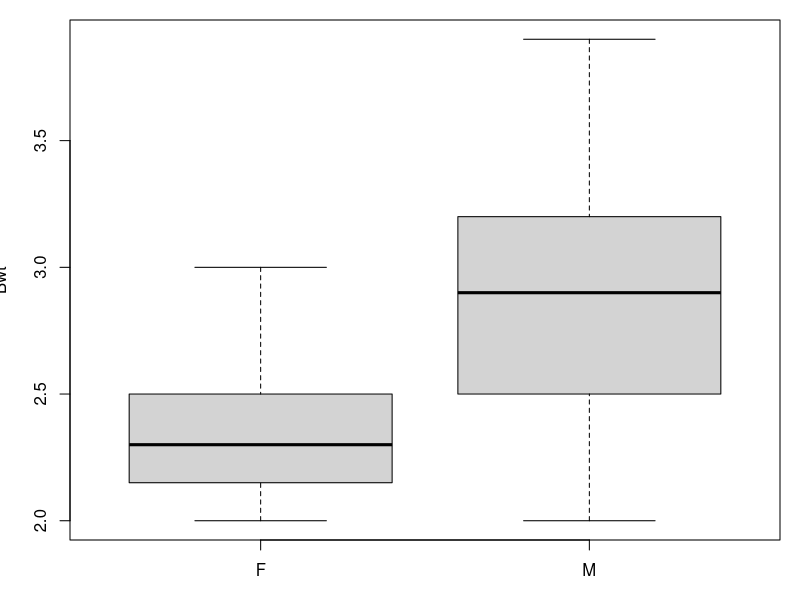
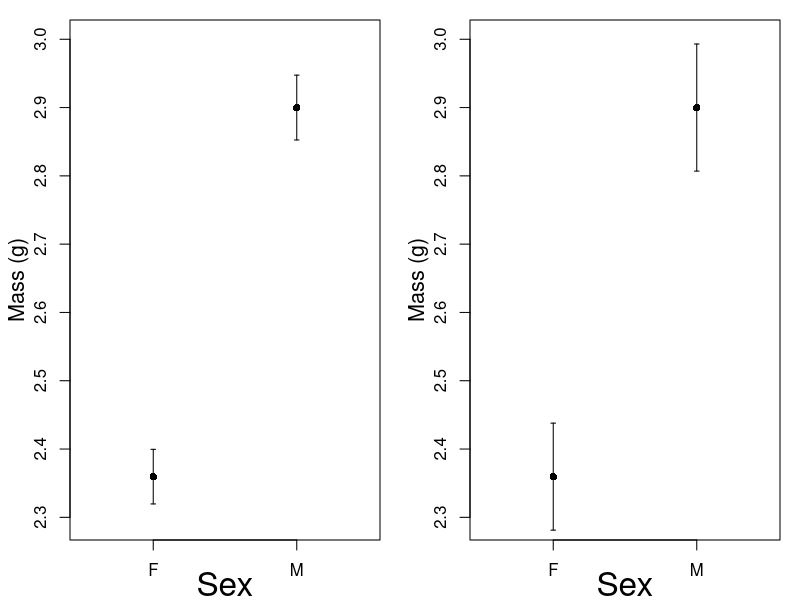
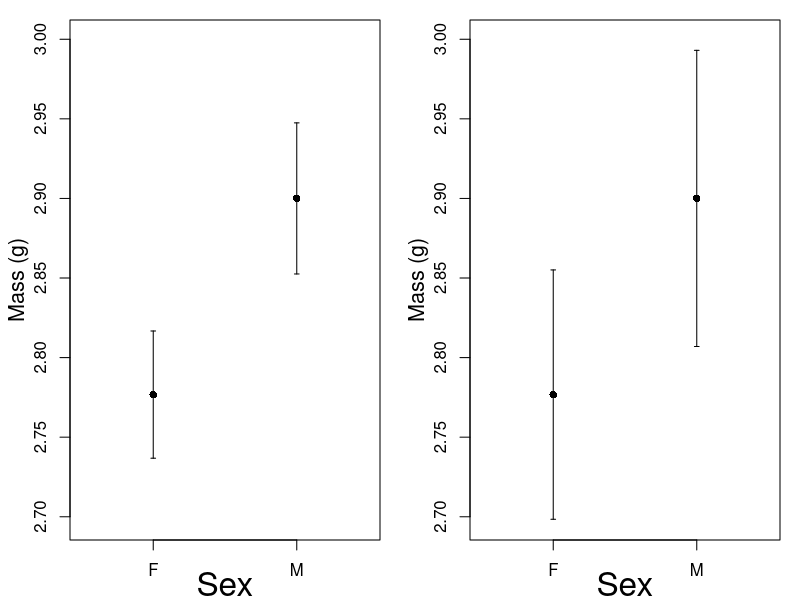

Recreate these plots in R, in order.
## ---- chunk 1
library(MASS)
data(cats)
## ---- chunk 2
dim(cats)
summary(cats)
## ---- chunk 3
library(doBy)

#get the mean and SD
cat.df1 <- doBy::summaryBy(Bwt ~ Sex, data = cats, FUN = c(mean,sd))

#get the sample size using length()
cat.df2 <- doBy::summaryBy(Bwt ~ Sex, data = cats, FUN = c(length))

#make a combined dataframe
cat.df3 <- merge(cat.df1,cat.df2)

#calculate the standard error SE by hand

cat.df3$SE <- cat.df3$Bwt.sd/sqrt(cat.df3$Bwt.length)

## ---- chunk 4

cat.df3

## ---- chunk 5
par(mfrow = c(1,1),mar = c(3,3.5,1,1))

boxplot(Bwt ~ Sex, data = cats)
## ---- chunk 6
library(Hmisc)
par(mfrow = c(1,2),mar = c(3,3.5,1,1))

y.lim <- c(2.295,3)
Hmisc::errbar(1:2,
       y = cat.df3$Bwt.mean,
       yplus =cat.df3$Bwt.mean + cat.df3$SE,
       yminus = cat.df3$Bwt.mean-cat.df3$SE,
       xlab = "",
       ylab = "",
       xlim=c(0.5,2.5),
       ylim = y.lim,
       xaxt="n",cex =1)
axis(side=1,at=1:2,labels=cat.df3$Sex)
mtext("Sex", side = 1, line = 2, cex = 2)
mtext("Mass (g)", side = 2, line = 2.1, cex = 1.3)

Hmisc::errbar(1:2,
       y = cat.df3$Bwt.mean,
       yplus =cat.df3$Bwt.mean + 1.96*cat.df3$SE,
       yminus = cat.df3$Bwt.mean-1.96*cat.df3$SE,
       xlab = "",
       ylab = "",
       xlim=c(0.5,2.5),
       ylim = y.lim,
       xaxt="n",cex =1)
axis(side=1,at=1:2,labels=cat.df3$Sex)
mtext("Sex", side = 1, line = 2, cex = 2)
mtext("Mass (g)", side = 2, line = 2.1, cex = 1.3)


## ---- chunk 7
cat.df3.mod <- cat.df3
cat.df3.mod$Bwt.mean[1] <- cat.df3$Bwt.mean[2]-cat.df3$Bwt.mean[2]*0.0425
## ---- chunk 8
y.lim <- c(2.6975,3)
par(mar = c(3,3.5,1,1))
Hmisc::errbar(1:2,
       y = cat.df3.mod$Bwt.mean,
       yplus =cat.df3.mod$Bwt.mean + cat.df3.mod$SE,
       yminus = cat.df3.mod$Bwt.mean-cat.df3.mod$SE,
       xlab = "",
       ylab = "",
       xlim=c(0.5,2.5),
       ylim = y.lim,
       xaxt="n",cex =1)
axis(side=1,at=1:2,labels=cat.df3.mod$Sex)
mtext("Sex", side = 1, line = 2, cex = 2)
mtext("Mass (g)", side = 2, line = 2.1, cex = 1.3)

Hmisc::errbar(1:2,
       y = cat.df3.mod$Bwt.mean,
       yplus =cat.df3.mod$Bwt.mean + 1.96*cat.df3.mod$SE,
       yminus = cat.df3.mod$Bwt.mean-1.96*cat.df3.mod$SE,
       xlab = "",
       ylab = "",
       xlim=c(0.5,2.5),
       ylim = y.lim,
       xaxt="n",cex =1)
axis(side=1,at=1:2,labels=cat.df3.mod$Sex)
mtext("Sex", side = 1, line = 2, cex = 2)
mtext("Mass (g)", side = 2, line = 2.1, cex = 1.3)



## ---- chunk 9

t.test(Bwt ~ Sex, data = cats)


## ---- chunk 10

summary(lm(Bwt ~ -1+Sex, data = cats))
